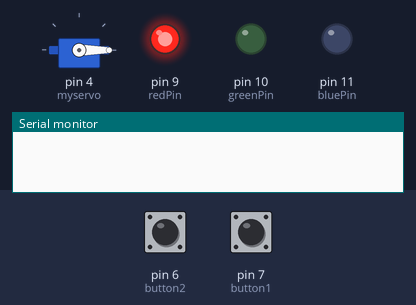
This sketch was run on a simulated Arduino Uno, built with avr-gcc and run on an emulated ATmega328P. Parts: servo, output pins drawn as LEDs (lit = HIGH), the last lines printed to the serial monitor. Dashed ring = blinking. The test bench sets the inputs (shaded band); at power-on: pin 6 (button2) LOW, pin 7 (button1) LOW.

Above: at 1.2 s.
1.3 s: pin 6 (button2) pulled HIGH for 0.15 s
At 1.8 s:
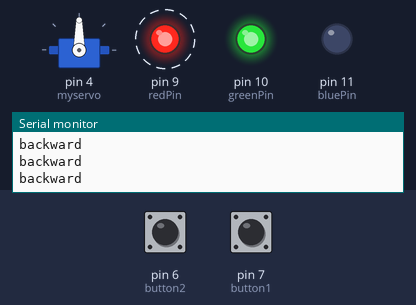
4.3 s: pin 7 (button1) pulled HIGH for 0.15 s
At 6.5 s:
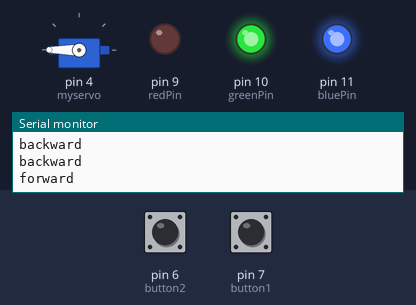
6.8 s: pin 7 (button1) pulled HIGH for 1 s
At 7.1 s:
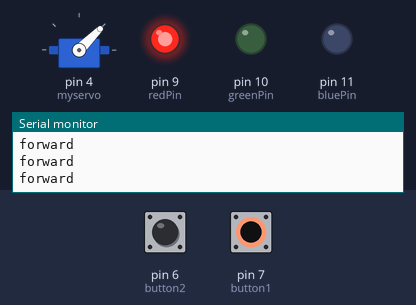
9.8 s: pin 7 (button1) pulled HIGH for 3.2 s
At 10.3 s:
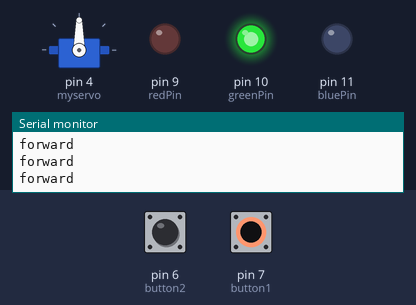
14.5 s: pin 6 (button2) pulled HIGH for 1 s
At 14.8 s:
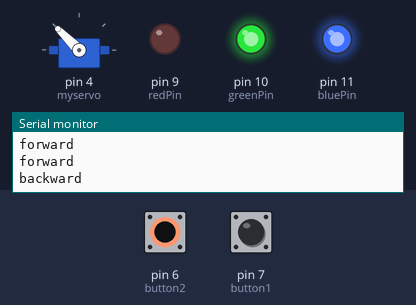
Timing chart, 0 to 17.5 s (numbered marks = the images above; inputs shaded):
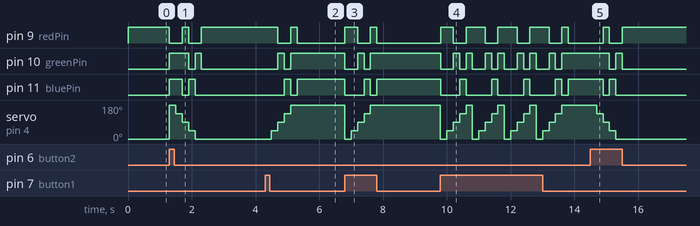

The sketch:

Lab_10.ino
```cpp
/*
Miguel Andrade
Learning how to use a servo
Dec 6th 2023
*/


#include <Servo.h>

// Define the pins for the buttons and LEDs
int button1 = 7;
int button2 = 6;
int redPin = 9;
int greenPin = 10;
int bluePin = 11;

// Create a Servo object
Servo myservo;

// Define the initial angle for the servo
int angle = 0;

  // Set the LED pins as output
void setup() {
  pinMode(redPin, OUTPUT);
  pinMode(greenPin, OUTPUT);
  pinMode(bluePin, OUTPUT);
  myservo.attach(4);
  Serial.begin(9600);
  pinMode(button1, INPUT);
  pinMode(button2, INPUT);

}


void loop() {
  level3();
 //level2();
 //level1();

}


void level3(){
  // Write the current angle to the servo
  myservo.write(angle);
// Check if button1 is pressed
  if(digitalRead(button1)==HIGH){
    Serial.println("forward");
    myservo.write(0);
    angle -= 45;
  }

  // Check if button2 is pressed
  if(digitalRead(button2)==HIGH){
    Serial.println("backward");
    myservo.write(-180);
    angle += 45;
  }

  if(angle == 0){
    digitalWrite(9,HIGH);
    digitalWrite(10,LOW);
    digitalWrite(11,LOW);
  }
  else if(angle == 45){
    digitalWrite(9,LOW);
    digitalWrite(10,HIGH);
    digitalWrite(11,LOW);
  }
  else if(angle == 90){
    digitalWrite(9,LOW);
    digitalWrite(10,LOW);
    digitalWrite(11,HIGH);
  }
  else if(angle == 135) {
    digitalWrite(9,HIGH);
    digitalWrite(10,HIGH);
    digitalWrite(11,LOW);
  }
  else if(angle == 180){
    digitalWrite(9,LOW);
    digitalWrite(10,HIGH);
    digitalWrite(11,HIGH);
  }
  else if (angle >180){
    for (int i = 0;i<5;i++){
     angle -= 45;
     myservo.write(angle);
     delay(200);

    if(angle == 180)
    {
    digitalWrite(9,LOW);
    digitalWrite(10,HIGH);
    digitalWrite(11,HIGH);
    }
    else if(angle == 135) {
    digitalWrite(9,HIGH);
    digitalWrite(10,HIGH);
    digitalWrite(11,LOW);
  }
   else if(angle == 90){
    digitalWrite(9,LOW);
    digitalWrite(10,LOW);
    digitalWrite(11,HIGH);
  }
    else if(angle == 45){
    digitalWrite(9,LOW);
    digitalWrite(10,HIGH);
    digitalWrite(11,LOW);
  }
   else if(angle == 0){
    digitalWrite(9,HIGH);
    digitalWrite(10,LOW);
    digitalWrite(11,LOW);
  }
  }
  }
  else if(angle <0){
    for (int i = 0;i<5;i++){
     angle += 45;
     myservo.write(angle);
     delay(200);

    if(angle == 0){
    digitalWrite(9,HIGH);
    digitalWrite(10,LOW);
    digitalWrite(11,LOW);
  }
  else if(angle == 45){
    digitalWrite(9,LOW);
    digitalWrite(10,HIGH);
    digitalWrite(11,LOW);
  }
  else if(angle == 90){
    digitalWrite(9,LOW);
    digitalWrite(10,LOW);
    digitalWrite(11,HIGH);
  }
  else if(angle == 135) {
    digitalWrite(9,HIGH);
    digitalWrite(10,HIGH);
    digitalWrite(11,LOW);
  }
  else if(angle == 180){
    digitalWrite(9,LOW);
    digitalWrite(10,HIGH);
    digitalWrite(11,HIGH);
  }

		}
	}
}
void level2(){
  // Check if button1 is pressed
  if(digitalRead(button1)==HIGH){
    Serial.println("forward");
    myservo.write(25);
    delay(1500);
  }

  // Check if button2 is pressed
  if(digitalRead(button2)==HIGH){
    Serial.println("backward");
    myservo.write(-25);
    delay(1500);
  }
}

void level1(){
  // Move the servo to 180 degrees, wait for 1.5 seconds, then move it to 0 degrees
  myservo.write(180);
  delay(1500);
  myservo.write(0);
  delay(1500);
}
```

Measured:
- after the input at 1.3 s, pin 9 (redPin): alternates HIGH for 0.20 s and LOW for 0.40 s, 4 changes in all, then stays HIGH, starting at once; pin 10 (greenPin): LOW → HIGH at once, → LOW 0.60 s later, → HIGH 0.20 s later, → LOW 0.20 s later
- after the input at 4.3 s, pin 9 (redPin): HIGH → LOW after 0.40 s, → HIGH 0.40 s later, → LOW 0.20 s later; pin 10 (greenPin): LOW → HIGH after 0.40 s, → LOW 0.20 s later, → HIGH 0.20 s later
- after the input at 6.8 s, pin 9 (redPin): LOW → HIGH at once, → LOW 0.40 s later, → HIGH 0.40 s later, → LOW 0.20 s later; pin 10 (greenPin): HIGH → LOW at once, → HIGH 0.40 s later, → LOW 0.20 s later, → HIGH 0.20 s later
- after the input at 9.8 s, pin 9 (redPin): goes HIGH 0.40 s, 3 × (LOW 0.40 s, HIGH 0.60 s), LOW 0.40 s, HIGH 0.20 s, then LOW, starting at once; pin 10 (greenPin): HIGH → LOW at once, then repeats every 1.0 s: HIGH 0.20 s, LOW 0.20 s, HIGH 0.20 s, LOW 0.40 s
- after the input at 14.5 s, pin 9 (redPin): LOW → HIGH after 0.40 s, → LOW 0.20 s later, → HIGH 0.40 s later; pin 10 (greenPin): HIGH → LOW after 0.60 s, → HIGH 0.20 s later, → LOW 0.20 s later
